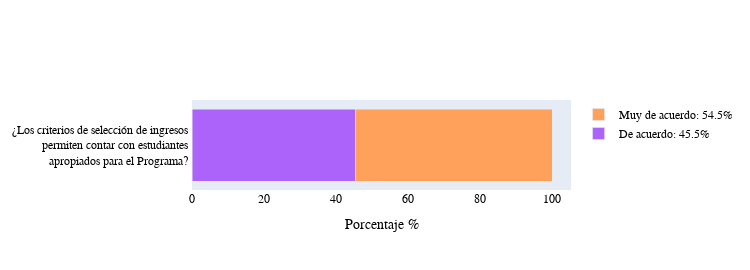

The notebook cell saved with this chart:
### Code cell
opinion_judgment(path_file_sorted)

### Figure 1 — Plotly figure (JSON) as saved in the notebook; plotly's stock layout.template omitted (floating-point values rounded to 4 significant figures)
{"data": [{"name": "1", "orientation": "h", "type": "bar", "x": [], "y": ["¿Los criterios de selección de ingresos <br>  permiten contar con estudiantes <br> apropiados para el Programa? "]}, {"name": "2: 4%", "orientation": "h", "type": "bar", "x": [], "y": ["¿Los criterios de selección de ingresos <br>  permiten contar con estudiantes <br> apropiados para el Programa? "]}, {"name": "Con frecuencia: 9.1%", "orientation": "h", "type": "bar", "x": [], "y": ["¿Los criterios de selección de ingresos <br>  permiten contar con estudiantes <br> apropiados para el Programa? "]}, {"name": "De acuerdo: 45.5%", "orientation": "h", "type": "bar", "x": [45.5], "y": ["¿Los criterios de selección de ingresos <br>  permiten contar con estudiantes <br> apropiados para el Programa? "]}, {"name": "Muy de acuerdo: 54.5%", "orientation": "h", "type": "bar", "x": [54.5], "y": ["¿Los criterios de selección de ingresos <br>  permiten contar con estudiantes <br> apropiados para el Programa? "]}], "layout": {"barmode": "stack", "font": {"color": "black", "family": "Rockwell", "size": 12}, "height": 270, "legend": {"title": {"font": {"color": "green"}}}, "title": {"font": {"color": "black", "family": "Rockwell", "size": 12}, "text": ""}, "width": 750, "xaxis": {"title": {"text": "Porcentaje %"}}}}
